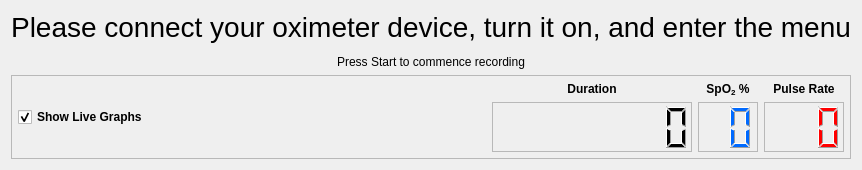
       <widget class="QWidget" name="liveImportPage">
        <layout class="QVBoxLayout" name="verticalLayout_7">
         <item>
          <widget class="QLabel" name="liveConnectLabel">
           <property name="font">
            <font>
             <pointsize>21</pointsize>
            </font>
           </property>
           <property name="text">
            <string>Please connect your oximeter device, turn it on, and enter the menu</string>
           </property>
           <property name="alignment">
            <set>Qt::AlignCenter</set>
           </property>
          </widget>
         </item>
         <item>
          <widget class="QFrame" name="liveViewFrame">
           <property name="sizePolicy">
            <sizepolicy hsizetype="Preferred" vsizetype="Expanding">
             <horstretch>0</horstretch>
             <verstretch>0</verstretch>
            </sizepolicy>
           </property>
           <property name="frameShape">
            <enum>QFrame::StyledPanel</enum>
           </property>
           <property name="frameShadow">
            <enum>QFrame::Raised</enum>
           </property>
          </widget>
         </item>
         <item>
          <widget class="QLabel" name="liveStatusLabel">
           <property name="text">
            <string>Press Start to commence recording</string>
           </property>
           <property name="alignment">
            <set>Qt::AlignCenter</set>
           </property>
          </widget>
         </item>
         <item>
          <widget class="QFrame" name="frame_3">
           <property name="sizePolicy">
            <sizepolicy hsizetype="Preferred" vsizetype="Minimum">
             <horstretch>0</horstretch>
             <verstretch>0</verstretch>
            </sizepolicy>
           </property>
           <property name="frameShape">
            <enum>QFrame::StyledPanel</enum>
           </property>
           <property name="frameShadow">
            <enum>QFrame::Raised</enum>
           </property>
           <layout class="QHBoxLayout" name="horizontalLayout_5">
            <property name="spacing">
             <number>6</number>
            </property>
            <property name="leftMargin">
             <number>6</number>
            </property>
            <property name="topMargin">
             <number>6</number>
            </property>
            <property name="rightMargin">
             <number>6</number>
            </property>
            <property name="bottomMargin">
             <number>6</number>
            </property>
            <item>
             <widget class="QCheckBox" name="showLiveGraphs">
              <property name="font">
               <font>
                <bold>true</bold>
               </font>
              </property>
              <property name="text">
               <string>Show Live Graphs</string>
              </property>
              <property name="checked">
               <bool>true</bool>
              </property>
             </widget>
            </item>
            <item>
             <spacer name="horizontalSpacer_7">
              <property name="orientation">
               <enum>Qt::Horizontal</enum>
              </property>
              <property name="sizeHint" stdset="0">
               <size>
                <width>40</width>
                <height>20</height>
               </size>
              </property>
             </spacer>
            </item>
            <item>
             <layout class="QVBoxLayout" name="verticalLayout_8">
              <item>
               <widget class="QLabel" name="label_4">
                <property name="font">
                 <font>
                  <bold>true</bold>
                 </font>
                </property>
                <property name="text">
                 <string>Duration</string>
                </property>
                <property name="alignment">
                 <set>Qt::AlignHCenter|Qt::AlignTop</set>
                </property>
               </widget>
              </item>
              <item>
               <widget class="QLCDNumber" name="lcdDuration">
                <property name="minimumSize">
                 <size>
                  <width>200</width>
                  <height>50</height>
                 </size>
                </property>
                <property name="frameShape">
                 <enum>QFrame::StyledPanel</enum>
                </property>
                <property name="digitCount">
                 <number>8</number>
                </property>
               </widget>
              </item>
             </layout>
            </item>
            <item>
             <layout class="QVBoxLayout" name="verticalLayout_9">
              <item>
               <widget class="QLabel" name="label_7">
                <property name="font">
                 <font>
                  <bold>true</bold>
                 </font>
                </property>
                <property name="text">
                 <string notr="true">&lt;html&gt;&lt;head/&gt;&lt;body&gt;&lt;p&gt;SpO&lt;span style=&quot; vertical-align:sub;&quot;&gt;2&lt;/span&gt; %&lt;/p&gt;&lt;/body&gt;&lt;/html&gt;</string>
                </property>
                <property name="alignment">
                 <set>Qt::AlignHCenter|Qt::AlignTop</set>
                </property>
               </widget>
              </item>
              <item>
               <widget class="QLCDNumber" name="spo2Display">
                <property name="sizePolicy">
                 <sizepolicy hsizetype="Minimum" vsizetype="Minimum">
                  <horstretch>0</horstretch>
                  <verstretch>0</verstretch>
                 </sizepolicy>
                </property>
                <property name="minimumSize">
                 <size>
                  <width>60</width>
                  <height>50</height>
                 </size>
                </property>
                <property name="palette">
                 <palette>
                  <active>
                   <colorrole role="WindowText">
                    <brush brushstyle="SolidPattern">
                     <color alpha="255">
                      <red>0</red>
                      <green>106</green>
                      <blue>255</blue>
                     </color>
                    </brush>
                   </colorrole>
                  </active>
                  <inactive>
                   <colorrole role="WindowText">
                    <brush brushstyle="SolidPattern">
                     <color alpha="255">
                      <red>0</red>
                      <green>106</green>
                      <blue>255</blue>
                     </color>
                    </brush>
                   </colorrole>
                  </inactive>
                  <disabled>
                   <colorrole role="WindowText">
                    <brush brushstyle="SolidPattern">
                     <color alpha="255">
                      <red>127</red>
                      <green>127</green>
                      <blue>127</blue>
                     </color>
                    </brush>
                   </colorrole>
                  </disabled>
                 </palette>
                </property>
                <property name="layoutDirection">
                 <enum>Qt::LeftToRight</enum>
                </property>
                <property name="frameShape">
                 <enum>QFrame::StyledPanel</enum>
                </property>
                <property name="digitCount">
                 <number>2</number>
                </property>
               </widget>
              </item>
             </layout>
            </item>
            <item>
             <layout class="QVBoxLayout" name="verticalLayout_14">
              <item>
               <widget class="QLabel" name="label_8">
                <property name="font">
                 <font>
                  <bold>true</bold>
                 </font>
                </property>
                <property name="text">
                 <string>Pulse Rate</string>
                </property>
                <property name="alignment">
                 <set>Qt::AlignHCenter|Qt::AlignTop</set>
                </property>
               </widget>
              </item>
              <item>
               <widget class="QLCDNumber" name="pulseDisplay">
                <property name="sizePolicy">
                 <sizepolicy hsizetype="Minimum" vsizetype="Minimum">
                  <horstretch>0</horstretch>
                  <verstretch>0</verstretch>
                 </sizepolicy>
                </property>
                <property name="minimumSize">
                 <size>
                  <width>80</width>
                  <height>50</height>
                 </size>
                </property>
                <property name="palette">
                 <palette>
                  <active>
                   <colorrole role="WindowText">
                    <brush brushstyle="SolidPattern">
                     <color alpha="255">
                      <red>255</red>
                      <green>0</green>
                      <blue>0</blue>
                     </color>
                    </brush>
                   </colorrole>
                  </active>
                  <inactive>
                   <colorrole role="WindowText">
                    <brush brushstyle="SolidPattern">
                     <color alpha="255">
                      <red>255</red>
                      <green>0</green>
                      <blue>0</blue>
                     </color>
                    </brush>
                   </colorrole>
                  </inactive>
                  <disabled>
                   <colorrole role="WindowText">
                    <brush brushstyle="SolidPattern">
                     <color alpha="255">
                      <red>159</red>
                      <green>0</green>
                      <blue>85</blue>
                     </color>
                    </brush>
                   </colorrole>
                  </disabled>
                 </palette>
                </property>
                <property name="frameShape">
                 <enum>QFrame::StyledPanel</enum>
                </property>
                <property name="smallDecimalPoint">
                 <bool>false</bool>
                </property>
                <property name="digitCount">
                 <number>3</number>
                </property>
               </widget>
              </item>
             </layout>
            </item>
           </layout>
          </widget>
         </item>
        </layout>
       </widget>
